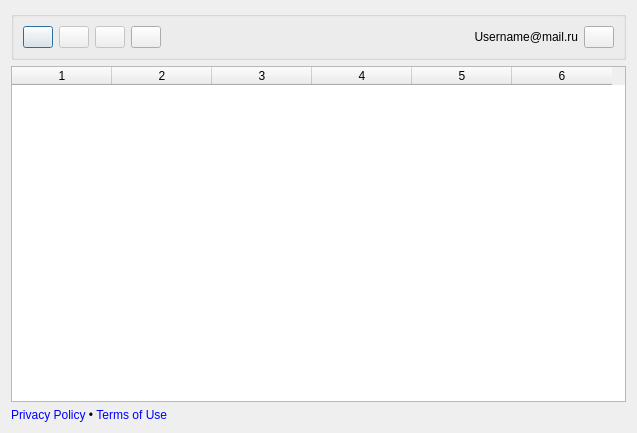
<?xml version="1.0" encoding="UTF-8"?>
<ui version="4.0">
 <class>GisCartaQGISDialogBase</class>
 <widget class="QDialog" name="GisCartaQGISDialogBase">
  <property name="geometry">
   <rect>
    <x>0</x>
    <y>0</y>
    <width>637</width>
    <height>433</height>
   </rect>
  </property>
  <property name="minimumSize">
   <size>
    <width>600</width>
    <height>0</height>
   </size>
  </property>
  <property name="maximumSize">
   <size>
    <width>16777215</width>
    <height>16777215</height>
   </size>
  </property>
  <property name="windowTitle">
   <string>GisCarta - User data</string>
  </property>
  <layout class="QVBoxLayout" name="verticalLayout">
   <item>
    <widget class="QGroupBox" name="horizontalGroupBox">
     <property name="title">
      <string/>
     </property>
     <layout class="QHBoxLayout" name="horizontalLayout_3">
      <item>
       <widget class="QPushButton" name="button_add">
        <property name="minimumSize">
         <size>
          <width>30</width>
          <height>0</height>
         </size>
        </property>
        <property name="maximumSize">
         <size>
          <width>30</width>
          <height>16777215</height>
         </size>
        </property>
        <property name="cursor">
         <cursorShape>PointingHandCursor</cursorShape>
        </property>
        <property name="toolTip">
         <string>Upload layer</string>
        </property>
        <property name="text">
         <string/>
        </property>
       </widget>
      </item>
      <item>
       <widget class="QPushButton" name="button_delete">
        <property name="enabled">
         <bool>false</bool>
        </property>
        <property name="minimumSize">
         <size>
          <width>30</width>
          <height>0</height>
         </size>
        </property>
        <property name="maximumSize">
         <size>
          <width>30</width>
          <height>16777215</height>
         </size>
        </property>
        <property name="cursor">
         <cursorShape>PointingHandCursor</cursorShape>
        </property>
        <property name="toolTip">
         <string>Remove selected layers</string>
        </property>
        <property name="text">
         <string/>
        </property>
       </widget>
      </item>
      <item>
       <widget class="QPushButton" name="button_edit">
        <property name="enabled">
         <bool>false</bool>
        </property>
        <property name="minimumSize">
         <size>
          <width>30</width>
          <height>0</height>
         </size>
        </property>
        <property name="maximumSize">
         <size>
          <width>30</width>
          <height>16777215</height>
         </size>
        </property>
        <property name="cursor">
         <cursorShape>PointingHandCursor</cursorShape>
        </property>
        <property name="toolTip">
         <string>Edit selected layer</string>
        </property>
        <property name="text">
         <string/>
        </property>
       </widget>
      </item>
      <item>
       <widget class="QPushButton" name="button_refresh">
        <property name="minimumSize">
         <size>
          <width>30</width>
          <height>0</height>
         </size>
        </property>
        <property name="maximumSize">
         <size>
          <width>30</width>
          <height>16777215</height>
         </size>
        </property>
        <property name="cursor">
         <cursorShape>PointingHandCursor</cursorShape>
        </property>
        <property name="toolTip">
         <string>Refresh</string>
        </property>
        <property name="text">
         <string/>
        </property>
       </widget>
      </item>
      <item>
       <widget class="QLabel" name="header_label">
        <property name="minimumSize">
         <size>
          <width>350</width>
          <height>0</height>
         </size>
        </property>
        <property name="text">
         <string/>
        </property>
        <property name="alignment">
         <set>Qt::AlignBottom|Qt::AlignLeading|Qt::AlignLeft</set>
        </property>
        <property name="wordWrap">
         <bool>true</bool>
        </property>
        <property name="textInteractionFlags">
         <set>Qt::LinksAccessibleByKeyboard|Qt::LinksAccessibleByMouse</set>
        </property>
       </widget>
      </item>
      <item>
       <widget class="QLabel" name="username_label">
        <property name="text">
         <string>Username@mail.ru</string>
        </property>
        <property name="alignment">
         <set>Qt::AlignRight|Qt::AlignTrailing|Qt::AlignVCenter</set>
        </property>
       </widget>
      </item>
      <item>
       <widget class="QPushButton" name="button_logout">
        <property name="minimumSize">
         <size>
          <width>30</width>
          <height>0</height>
         </size>
        </property>
        <property name="maximumSize">
         <size>
          <width>30</width>
          <height>16777215</height>
         </size>
        </property>
        <property name="cursor">
         <cursorShape>PointingHandCursor</cursorShape>
        </property>
        <property name="toolTip">
         <string>Log out</string>
        </property>
        <property name="text">
         <string/>
        </property>
       </widget>
      </item>
     </layout>
    </widget>
   </item>
   <item>
    <layout class="QHBoxLayout" name="horizontalLayout_2" stretch="0">
     <item>
      <widget class="QTableWidget" name="layer_table">
       <property name="sizePolicy">
        <sizepolicy hsizetype="Expanding" vsizetype="Expanding">
         <horstretch>0</horstretch>
         <verstretch>0</verstretch>
        </sizepolicy>
       </property>
       <property name="columnCount">
        <number>6</number>
       </property>
       <column/>
       <column/>
       <column/>
       <column/>
       <column/>
       <column/>
      </widget>
     </item>
    </layout>
   </item>
   <item>
    <layout class="QHBoxLayout" name="horizontalLayout" stretch="0">
     <item>
      <widget class="QLabel" name="footer_label">
       <property name="minimumSize">
        <size>
         <width>350</width>
         <height>0</height>
        </size>
       </property>
       <property name="text">
        <string>&lt;html&gt;&lt;head/&gt;&lt;body&gt;&lt;p&gt;&lt;a href=&quot;privacy_policy&quot; style=&quot;text-decoration: none;&quot;&gt;Privacy Policy&lt;/a&gt; •  &lt;a href=&quot;terms_of_use&quot; style=&quot;text-decoration: none;&quot;&gt;Terms of Use&lt;/a&gt;&lt;/p&gt;&lt;/body&gt;&lt;/html&gt;</string>
       </property>
       <property name="alignment">
        <set>Qt::AlignBottom|Qt::AlignLeading|Qt::AlignLeft</set>
       </property>
       <property name="wordWrap">
        <bool>true</bool>
       </property>
       <property name="textInteractionFlags">
        <set>Qt::LinksAccessibleByKeyboard|Qt::LinksAccessibleByMouse</set>
       </property>
      </widget>
     </item>
    </layout>
   </item>
  </layout>
 </widget>
 <resources/>
 <connections/>
</ui>
